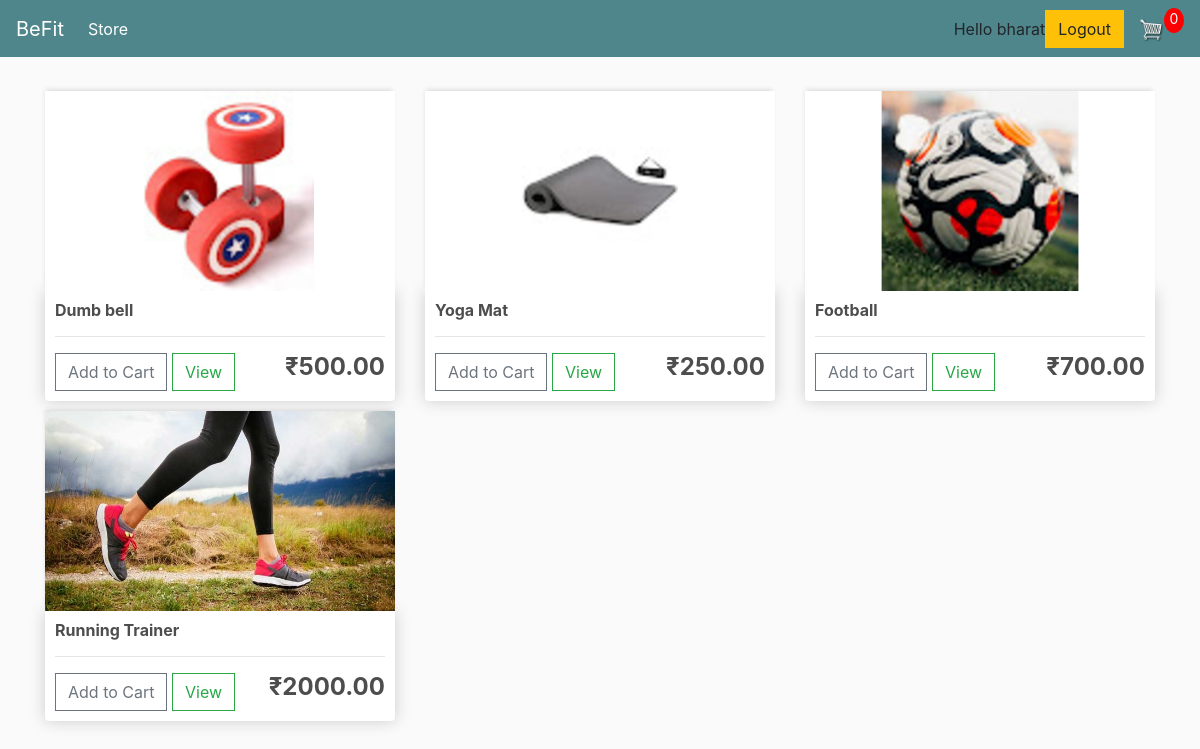
/store/ (signed in), run on the app's committed database.
### store/models.py (models this page shows, shortened)
class Product(models.Model):
	name = models.CharField(max_length=200)
	price = models.FloatField()
	digital = models.BooleanField(default=False, null=True, blank=True)
	image = models.ImageField(null=True, blank=True)
	@property
	def imageURL(self):
		try:
			url = self.image.url
		except:
			url = ''
		return url

### store/views.py (the view)
# urls.py: path('store/',store, name="store"),
def store(request):
    data = cartData(request)
    cartItems = data['cartItems']
    order = data['order']
    items = data['items']
    products = Product.objects.all()
    context = {'products':products, 'cartItems':cartItems}
    return render(request, 'store/store.html', context)

### store/models.py (called while the page is built)
	@property
	def get_cart_items(self):
		orderitems = self.orderitem_set.all()
		total = sum([item.quantity for item in orderitems])
		return total

### store/utils.py (called while the page is built)
def cartData(request):
	if request.user.is_authenticated:
		customer = request.user.customer
		order, created = Order.objects.get_or_create(customer=customer, complete=False)
		items = order.orderitem_set.all()
		cartItems = order.get_cart_items
	else:
		cookieData = cookieCart(request)
		cartItems = cookieData['cartItems']
		order = cookieData['order']
		items = cookieData['items']
	return {'cartItems':cartItems ,'order':order, 'items':items}

### templates/store/store.html
{% extends 'store/main.html' %}
{% load static %}
{% block content %}
<div class="row">
    {% for product in products %}
    <div class="col-lg-4">
        <img class="thumbnail" src="{{product.imageURL}}">
        <div class="box-element product">
            <h6><strong>{{product.name}}</strong></h6>
            <hr>
            <button data-product="{{product.id}}" data-action="add" class="btn btn-outline-secondary add-btn update-cart">Add to Cart</button>
            <a class="btn btn-outline-success" href="#">View</a>
            <h4 style="display: inline-block; float: right"><strong>₹{{product.price|floatformat:2}}</strong></h4>
        </div>
    </div>
    {% endfor %}
</div>
{% endblock content %}

### templates/store/main.html (shortened to what this page needs)
<!DOCTYPE html>
{% load static %}
<html>
<head>
    <link rel="stylesheet" href="https://stackpath.bootstrapcdn.com/bootstrap/4.4.1/css/bootstrap.min.css"
>
    <link rel="stylesheet" type="text/css" href="{% static 'store/css/main.css' %}">
</head>
<body>
    <nav class="navbar navbar-expand-lg navbar-dark bg-dark">
        <a class="navbar-brand" href="{% url 'store' %}">BeFit</a>
        <div class="collapse navbar-collapse" id="navbarSupportedContent">
            <ul class="navbar-nav mr-auto">
                <li class="nav-item active">
                    <a class="nav-link" href="{% url 'store' %}">Store <span class="sr-only">(current)</span></a>
                </li>
            </ul>
            <div class="form-inline my-2 my-lg-0">
                <span>Hello {{request.user}}</span>
                <a href="{% url 'logout' %}" class="btn btn-warning">Logout</a>
                <a href="{% url 'cart' %}">
                    <img id="cart-icon" src="{% static 'store/images/cart.png' %}">
                </a>
                <p id="cart-total">{{cartItems}}</p>
            </div>
        </div>
    </nav>
    <div class="container">
        <br>
        {% block content %}
        {% endblock content %}
    </div>
</body>
</html>

### static/store/css/main.css (style rules this page uses)
body { background-color: hsl(0, 0%, 98%); }
h1,h2,h3,h4,h5,h6 { color:hsl(0, 0%, 30%); }
.box-element { box-shadow:hsl(0, 0%, 80%) 0 0 16px; background-color: #fff; border-radius: 4px; padding: 10px; }
.thumbnail { width: 100%; height: 200px; -webkit-box-shadow: -1px -3px 5px -2px rgba(214,214,214,1); -moz-box-shadow: -1px -3px 5px -2px rgba(214,214,214,1); box-shadow: -1px -3px 5px -2px rgba(214,214,214,1); }
.product { border-radius: 0 0 4px 4px; }
.bg-dark { background-color: #4f868c!important; }
#cart-icon { width:25px; display: inline-block; margin-left: 15px; }
#cart-total { display: block; text-align: center; color:#fff; background-color: red; width: 20px; height: 25px; border-radius: 50%; font-size: 14px; }
.col-lg-4, .col-lg-6, .col-lg-8, .col-lg-12 { margin-top: 10px; }
.btn { border-radius: 0; }

### data on the page
Product: imageURL (picture), name "Dumb bell", price "500.00"
Product: imageURL (picture), name "Yoga Mat", price "250.00"
Product: imageURL (picture), name "Football", price "700.00"
Product: imageURL (picture), name "Running Trainer", price "2000.00"

### other printed values
{{ request.user }} "bharat"
{{ cartItems }} "0"
